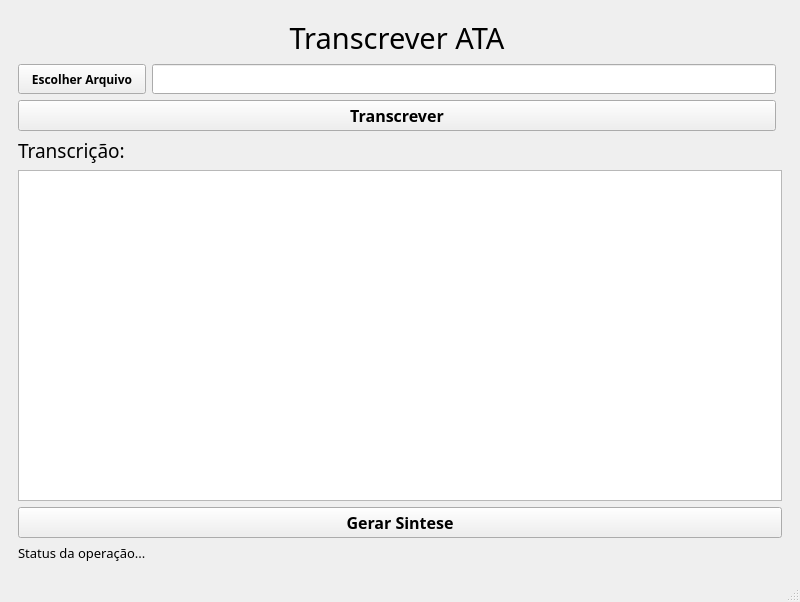
<?xml version="1.0" encoding="UTF-8"?>
<ui version="4.0">
 <class>MainWindow</class>
 <widget class="QMainWindow" name="MainWindow">
  <property name="geometry">
   <rect>
    <x>0</x>
    <y>0</y>
    <width>800</width>
    <height>602</height>
   </rect>
  </property>
  <property name="windowTitle">
   <string>Transcrever ATA</string>
  </property>
  <widget class="QWidget" name="centralwidget">
   <layout class="QVBoxLayout" name="verticalLayout">
    <item>
     <widget class="QWidget" name="background" native="true">
      <layout class="QGridLayout" name="gridLayout">
       <item row="3" column="0">
        <widget class="QPushButton" name="btnEscolher">
         <property name="minimumSize">
          <size>
           <width>0</width>
           <height>30</height>
          </size>
         </property>
         <property name="font">
          <font>
           <family>Bahnschrift</family>
           <bold>true</bold>
          </font>
         </property>
         <property name="text">
          <string>Escolher Arquivo</string>
         </property>
        </widget>
       </item>
       <item row="6" column="0" colspan="3">
        <widget class="QTextEdit" name="textEdit"/>
       </item>
       <item row="8" column="0">
        <widget class="QLabel" name="label_status">
         <property name="font">
          <font>
           <family>Bahnschrift</family>
           <pointsize>10</pointsize>
           <italic>false</italic>
           <bold>false</bold>
          </font>
         </property>
         <property name="text">
          <string>Status da operação...</string>
         </property>
         <property name="alignment">
          <set>Qt::AlignmentFlag::AlignLeading|Qt::AlignmentFlag::AlignLeft|Qt::AlignmentFlag::AlignVCenter</set>
         </property>
        </widget>
       </item>
       <item row="5" column="0" colspan="3">
        <widget class="QLabel" name="label">
         <property name="font">
          <font>
           <family>Bahnschrift</family>
           <pointsize>14</pointsize>
           <bold>false</bold>
          </font>
         </property>
         <property name="text">
          <string>Transcrição:</string>
         </property>
        </widget>
       </item>
       <item row="3" column="1">
        <widget class="QLineEdit" name="lineEditArquivo">
         <property name="minimumSize">
          <size>
           <width>0</width>
           <height>30</height>
          </size>
         </property>
        </widget>
       </item>
       <item row="7" column="0" colspan="3">
        <widget class="QPushButton" name="btnGerar">
         <property name="minimumSize">
          <size>
           <width>0</width>
           <height>30</height>
          </size>
         </property>
         <property name="font">
          <font>
           <family>Bahnschrift</family>
           <pointsize>12</pointsize>
           <bold>true</bold>
          </font>
         </property>
         <property name="text">
          <string>Gerar Sintese</string>
         </property>
        </widget>
       </item>
       <item row="4" column="0" colspan="2">
        <widget class="QPushButton" name="btnTranscrever">
         <property name="minimumSize">
          <size>
           <width>0</width>
           <height>30</height>
          </size>
         </property>
         <property name="font">
          <font>
           <family>Bahnschrift</family>
           <pointsize>12</pointsize>
           <bold>true</bold>
          </font>
         </property>
         <property name="text">
          <string>Transcrever</string>
         </property>
        </widget>
       </item>
       <item row="0" column="0" colspan="2">
        <widget class="QLabel" name="tittle">
         <property name="font">
          <font>
           <family>Bahnschrift</family>
           <pointsize>22</pointsize>
          </font>
         </property>
         <property name="text">
          <string>Transcrever ATA</string>
         </property>
         <property name="alignment">
          <set>Qt::AlignmentFlag::AlignCenter</set>
         </property>
        </widget>
       </item>
      </layout>
     </widget>
    </item>
   </layout>
  </widget>
  <widget class="QMenuBar" name="menubar">
   <property name="geometry">
    <rect>
     <x>0</x>
     <y>0</y>
     <width>800</width>
     <height>25</height>
    </rect>
   </property>
  </widget>
  <widget class="QStatusBar" name="statusbar"/>
 </widget>
 <resources/>
 <connections/>
</ui>
